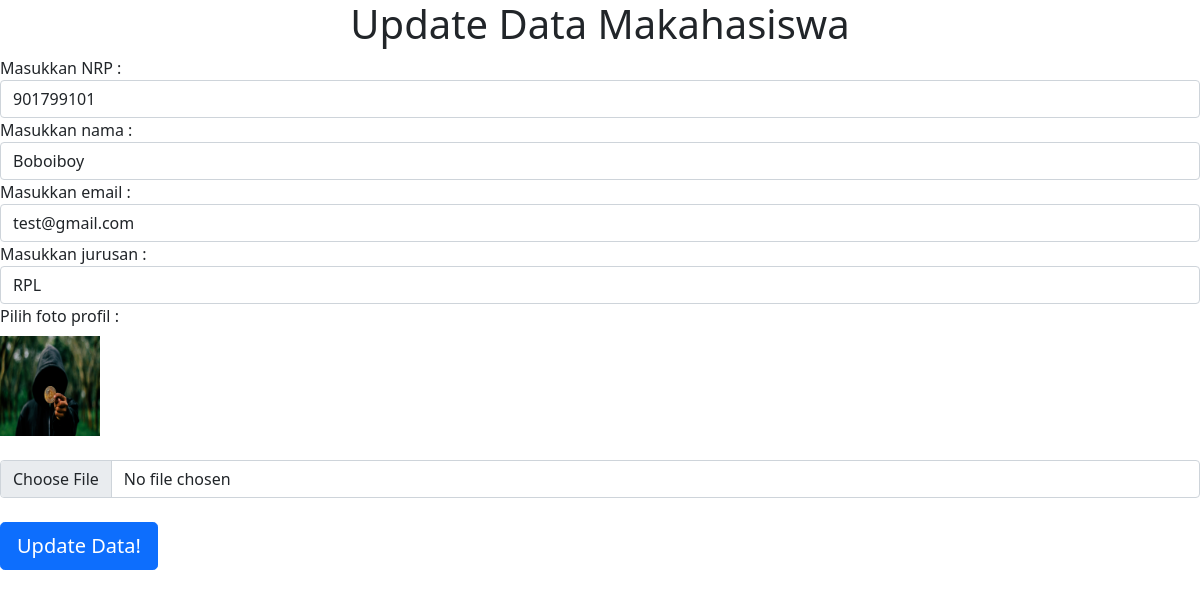
The app's page /update.php?id=4 (signed in), older data.
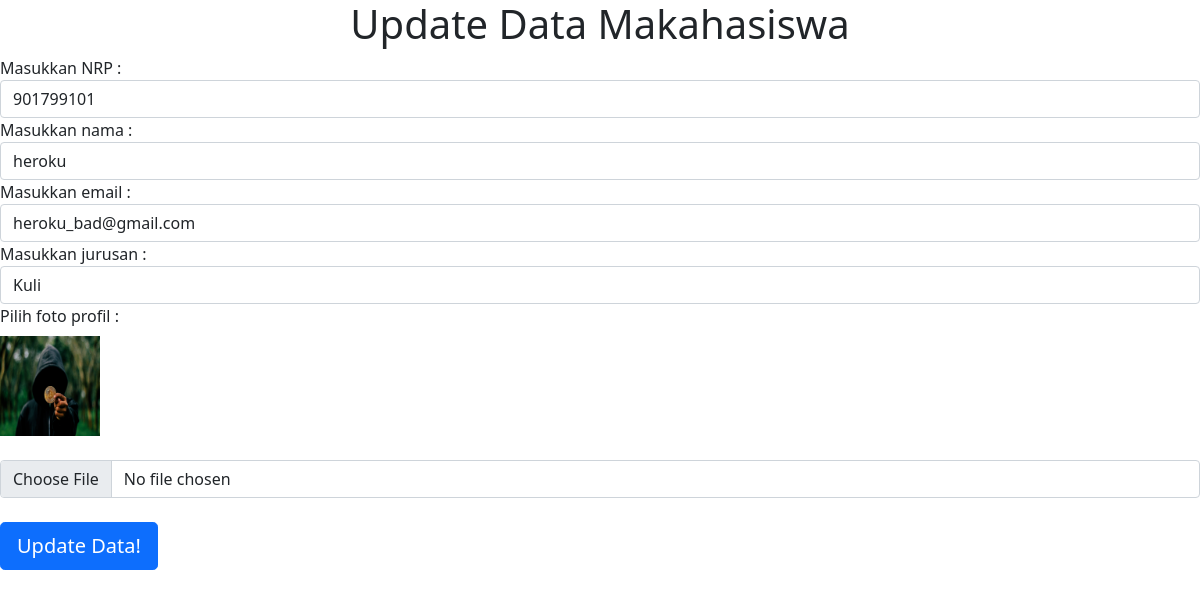
The same page, newer data.
### tables this page shows
CREATE TABLE `mahasiswa` (
  `id` int(11) NOT NULL,
  `nama` varchar(100) NOT NULL,
  `nrp` char(9) NOT NULL,
  `email` varchar(100) NOT NULL,
  `jurusan` varchar(100) NOT NULL,
  `gambar` varchar(100) NOT NULL
);

### functions.php (called while the page is built, shortened)
<?php
$server = 'localhost';
$username = 'root';
$password = '';
$db_name = 'belajar_database';
$conn = mysqli_connect($server, $username, $password, $db_name);
function query($query){
    global $conn;
    $result = mysqli_query($conn, $query);
    $rows = [];
    while ($row = mysqli_fetch_assoc($result)) {
        $rows[] = $row;
    }
    return $rows;
}
?>

### update.php (the view, shortened to what this page needs)
<?php
require 'functions.php';
$idTarget = $_GET['id'];
$idMahasiswa = query("SELECT * FROM mahasiswa WHERE id = $idTarget")[0];
?>
<!DOCTYPE html>
<html lang="en">
<head>
    <link href="https://cdn.jsdelivr.net/npm/bootstrap@5.0.0-beta3/dist/css/bootstrap.min.css" rel="stylesheet">
</head>
<body>
    <h1 class="text-center">Update Data Makahasiswa</h1>
    <form action="" method="post" enctype="multipart/form-data">
                <div class="form-group">
                <label for="nrp">Masukkan NRP : </label>
                <input type="text" name="nrp" id="nrp" class="form-control" value="<?php echo $idMahasiswa['nrp']; ?>">
                <label for="nama">Masukkan nama : </label>
                <input type="text" name="nama" id="nama" class="form-control" value="<?php echo $idMahasiswa['nama']; ?>">
                <label for="email">Masukkan email : </label>
                <input type="email" name="email" id="email" class="form-control" value="<?php echo $idMahasiswa['email']; ?>">
                <label for="jurusan">Masukkan jurusan : </label>
                <input type="text" name="jurusan" id="jurusan" class="form-control" value="<?php echo $idMahasiswa['jurusan']; ?>">
                <label for="formFile" class="form-label">Pilih foto profil : </label><br>
                <img src="img/user/<?php echo $idMahasiswa['gambar']; ?>" alt="Foto Profil" width="100"><br><br>
                <input class="form-control" type="file" id="formFile" name="gambar"><br>
                <button type="submit" class="btn btn-primary btn-lg btn-block" name="submit">Update Data!</button>
                </div>
    </form>
</body>
</html>

Row changes from the older to the newer data that the page shows:
changed mahasiswa: nama "Boboiboy" → "heroku"; email "test@gmail.com" → "heroku_bad@gmail.com"; jurusan "RPL" → "Kuli"
